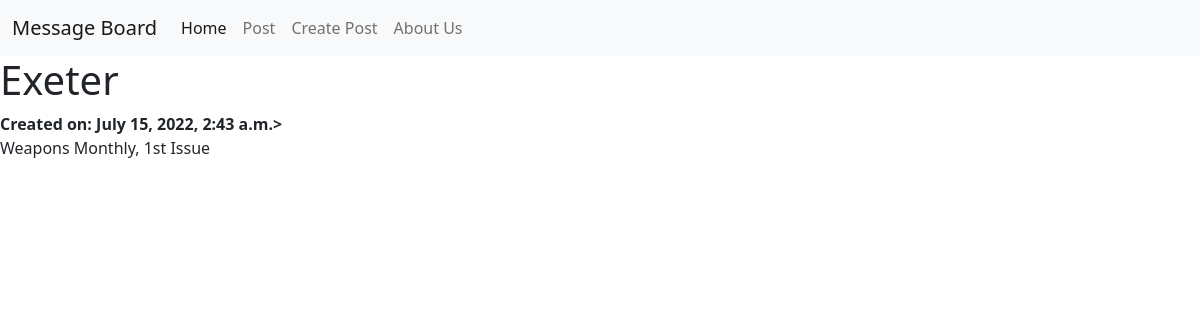
/posts/3/, run on the app's committed database.
### posts/models.py (models this page shows, shortened)
class Post(models.Model):
    title = models.CharField(max_length=256)
    body = models.TextField()
    created_on = models.DateTimeField(auto_now_add=True)

### posts/views.py (the view)
# urls.py: path('<int:pk>/', PostDetailView.as_view(), name='post_detail'),
class PostDetailView(DetailView):
    template_name = "posts/detail.html"
    model = Post

### templates/posts/detail.html (shortened to what this page needs)
{% extends 'base.html' %}
{% block content %}
<h1>{{ post.title }}</h1>
<strong>Created on: {{ post.created_on }}></strong>
<p>{{ post.body}}</p>
{% endblock content %}

### data on the page
Post: title "Exeter", created_on "July 15, 2022, 2:43 a.m.", body "Weapons Monthly, 1st Issue"
